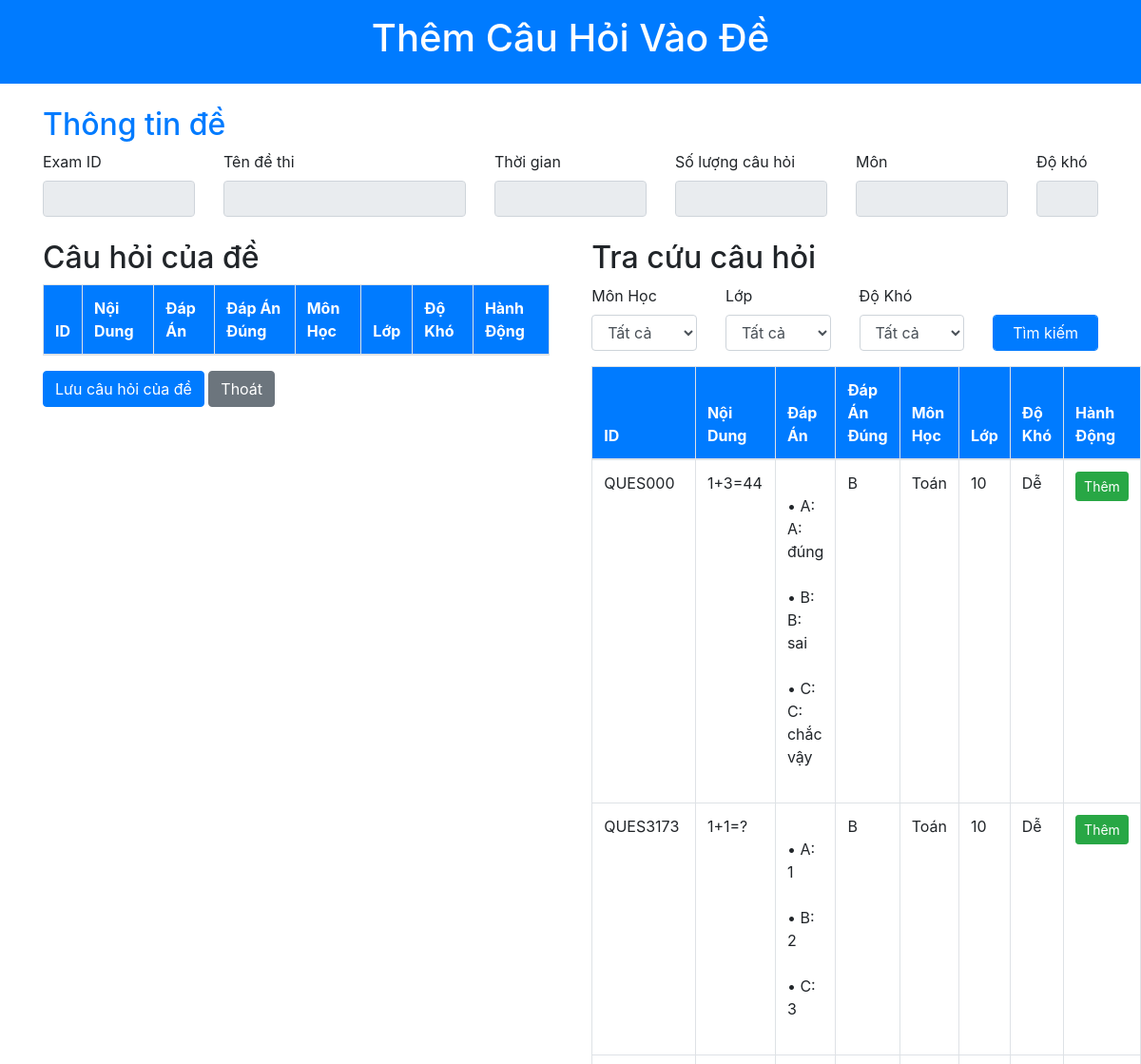
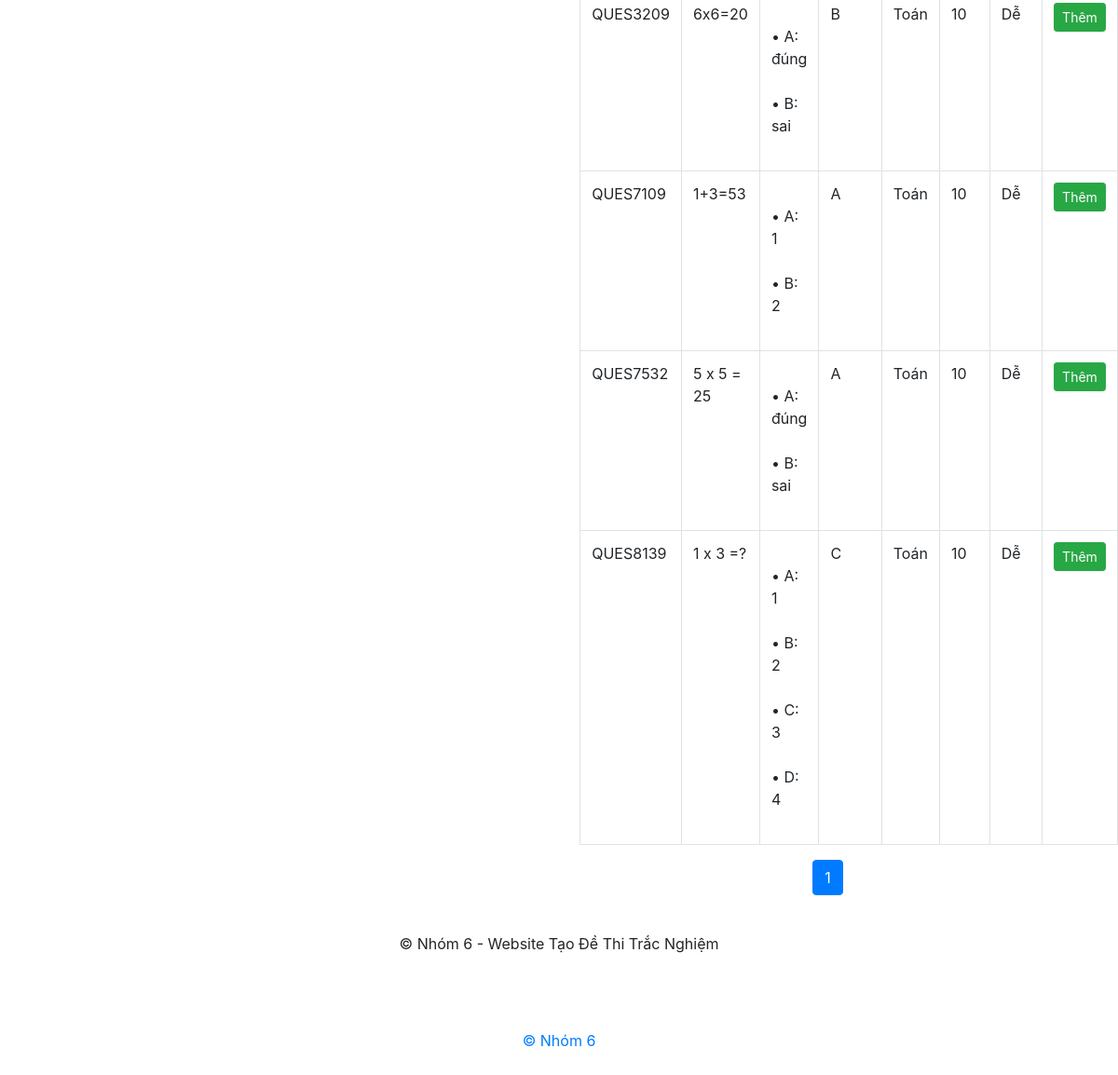
Screenshot of /PageAdmin/PAddQToE.php with the database file from the repository (2 pictures, top to bottom).
### tables this page shows
CREATE TABLE `questions` (
  `QuesId` varchar(10) NOT NULL,
  `QuesTitle` text NOT NULL,
  `Difficult` varchar(100) DEFAULT NULL,
  `Answer1` text DEFAULT NULL,
  `Answer2` text DEFAULT NULL,
  `Answer3` text DEFAULT NULL,
  `Answer4` text DEFAULT NULL,
  `Correct` varchar(10) DEFAULT NULL,
  `Class` int(11) DEFAULT NULL,
  `Subject` varchar(100) DEFAULT NULL
);

### PageAdmin/PAddQToE.php (the view, shortened to what this page needs)
<?php
include('../conn/conn_database.php');
$examId = $_GET['examid'] ?? '';
$sql_exam_info = "SELECT * FROM Exams WHERE ExamId = ?";
$stmt_exam_info = $conn->prepare($sql_exam_info);
$stmt_exam_info->bind_param("s", $examId);
$stmt_exam_info->execute();
$result_exam_info = $stmt_exam_info->get_result();
$exam_info = $result_exam_info->fetch_assoc();
$examTitle = $exam_info['ExamTitle'] ?? '';
$duration = $exam_info['Duration'] ?? '';
$numOfQues = $exam_info['NumOfQues'] ?? '';
$subject = $exam_info['Subject'] ?? '';
$difficult = $exam_info['Difficult'] ?? '';
$limit_search_questions = 10;
$page_search_questions = isset($_GET['page_search_questions']) ? (int)$_GET['page_search_questions'] : 1;
$offset_search_questions = ($page_search_questions - 1) * $limit_search_questions;
$sql_search_questions = "SELECT * FROM Questions LIMIT ? OFFSET ?";
$stmt_search_questions = $conn->prepare($sql_search_questions);
$stmt_search_questions->bind_param("ii", $limit_search_questions, $offset_search_questions);
$stmt_search_questions->execute();
$result_search_questions = $stmt_search_questions->get_result();
$sql_count_search_questions = "SELECT COUNT(*) FROM Questions";
$result_count_search_questions = $conn->query($sql_count_search_questions);
$total_search_questions = $result_count_search_questions->fetch_row()[0];
$totalPages_search_questions = ceil($total_search_questions / $limit_search_questions);
?>
<!DOCTYPE html>
<html lang="en">
<head>
        <link rel="stylesheet" href="https://maxcdn.bootstrapcdn.com/bootstrap/4.5.2/css/bootstrap.min.css">
  </head>
 <body>
    <header class="bg-primary text-white text-center py-3">
         <h1>Thêm Câu Hỏi Vào Đề</h1>
    </header>
        <div class="container mt-4">
            <h2 class="text-primary">Thông tin đề</h2>
            <form id="form">
                <div class="row mb-3">
                    <div class="col-md-2">
                        <label for="examId" class="form-label">Exam ID</label>
                        <input type="text" id="examId" name="examId" class="form-control" value="<?php echo htmlspecialchars($examId); ?>" readonly>
                    </div>
                    <div class="col-md-3">
                        <label for="examTitle" class="form-label">Tên đề thi</label>
                        <input type="text" id="examTitle" name="examTitle" class="form-control" value="<?php echo htmlspecialchars($examTitle); ?>" readonly>
                    </div>
                    <div class="col-md-2">
                        <label for="duration" class="form-label">Thời gian</label>
                        <input type="text" id="duration" name="duration" class="form-control" value="<?php echo htmlspecialchars($duration); ?>" readonly>
                    </div>
                    <div class="col-md-2">
                        <label for="numOfQues" class="form-label">Số lượng câu hỏi</label>
                        <input type="text" id="numOfQues" name="numOfQues" class="form-control" value="<?php echo htmlspecialchars($numOfQues); ?>" readonly>
                    </div>
                    <div class="col-md-2">
                        <label for="subject" class="form-label">Môn</label>
                        <input type="text" id="subject" name="subject" class="form-control" value="<?php echo htmlspecialchars($subject); ?>" readonly>
                    </div>
                    <div class="col-md-1">
                        <label for="difficult" class="form-label">Độ khó</label>
                        <input type="text" id="difficult" name="difficult" class="form-control" value="<?php echo htmlspecialchars($difficult); ?>" readonly>
                    </div>
                </div>
            </form>
        </div>
      <div class="container mt-4">
        <div class="table-container">
        <div class="table-wrapper">
            <h2>Câu hỏi của đề</h2>
            <table class="table table-bordered" id="question-table">
                <thead class="bg-primary text-white">
                    <tr>
                        <th>ID</th>
                        <th>Nội Dung</th>
                        <th>Đáp Án</th>
                        <th>Đáp Án Đúng</th>
                        <th>Môn Học</th>
                        <th>Lớp</th>
                        <th>Độ Khó</th>
                        <th>Hành Động</th>
                    </tr>
                </thead>
            </table>
            <button id="save-exam-questions" class="btn btn-primary">Lưu câu hỏi của đề</button>
            <button id="exit-add-questions" class="btn btn-secondary">Thoát</button>
        </div>
        <div class="table-wrapper">
            <h2>Tra cứu câu hỏi</h2>
            <form method="get" action="PAddQToE.php">
                <div class="row mb-3">
                    <div class="col-md-3">
                        <label for="subjectFilter" class="form-label">Môn Học</label>
                        <select id="subjectFilter" name="subjectFilter" class="form-control">
                            <option value="">Tất cả</option>
                        </select>
                    </div>
                    <div class="col-md-3">
                        <label for="classFilter" class="form-label">Lớp</label>
                        <select id="classFilter" name="classFilter" class="form-control">
                            <option value="">Tất cả</option>
                        </select>
                    </div>
                    <div class="col-md-3">
                        <label for="difficultyFilter" class="form-label">Độ Khó</label>
                        <select id="difficultyFilter" name="difficultyFilter" class="form-control">
                            <option value="">Tất cả</option>
                        </select>
                    </div>
                    <div class="col-md-3">
                        <label class="form-label">&nbsp;</label>
                        <button type="submit" class="btn btn-primary form-control">Tìm kiếm</button>
                    </div>
                </div>
            </form>
            <table class="table table-bordered" id="search-question-table">
                <thead class="bg-primary text-white">
                    <tr>
                        <th>ID</th>
                        <th>Nội Dung</th>
                        <th>Đáp Án</th>
                        <th>Đáp Án Đúng</th>
                        <th>Môn Học</th>
                        <th>Lớp</th>
                        <th>Độ Khó</th>
                        <th>Hành Động</th>
                    </tr>
                </thead>
                <tbody>
                    <?php if ($result_search_questions && $result_search_questions->num_rows > 0): ?>
                        <?php while ($row = $result_search_questions->fetch_assoc()): ?>
                            <tr>
                                <td><?php echo htmlspecialchars($row["QuesId"]); ?></td>
                                <td><?php echo htmlspecialchars($row["QuesTitle"]); ?></td>
                                <td class="answer-list">
                                    • A: <?php echo htmlspecialchars($row["Answer1"]); ?><br>
                                    • B: <?php echo htmlspecialchars($row["Answer2"]); ?><br>
                                    <?php if (isset($row['Answer3']) && !empty($row['Answer3'])): ?>
                                        • C: <?php echo htmlspecialchars($row["Answer3"]); ?><br>
                                    <?php endif; ?>
                                    <?php if (isset($row["Answer4"]) && !empty($row["Answer4"])): ?>
                                        • D: <?php echo htmlspecialchars($row["Answer4"]); ?><br>
                                    <?php endif; ?>
                                </td>
                                <td><?php echo ['A', 'B', 'C', 'D'][$row["Correct"] - 1]; ?></td>
                                <td><?php echo htmlspecialchars($row["Subject"]); ?></td>
                                <td><?php echo htmlspecialchars($row["Class"]); ?></td>
                                <td><?php echo htmlspecialchars($row["Difficult"]); ?></td>
                                <td>
                                    <button class="btn btn-sm btn-success add-btn" onclick="addQuestionToExam('<?= $row['QuesId'] ?>', '<?= $examId ?>')">Thêm</button>
                                </td>
                            </tr>
                        <?php endwhile; ?>
                    <?php else: ?>
                        <tr>
                            <td colspan="8" style="text-align:center">Không có câu hỏi nào.</td>
                        </tr>
                    <?php endif; ?>
                </tbody>
            </table>
            <nav aria-label="Page navigation example">
                <ul class="pagination justify-content-center" id="search_questions_pagination">
                    <?php for ($i = 1; $i <= $totalPages_search_questions; $i++): ?>
                        <li class="page-item <?php if ($i == $page_search_questions) echo 'active'; ?>">
                            <a class="page-link" href="<?php echo $_SERVER['PHP_SELF'] . '?examid=' . $examId . '&page_search_questions=' . $i ?>"><?php echo $i; ?></a>
                        </li>
                    <?php endfor; ?>
                </ul>
            </nav>
        </div>
        </div>
</div>
    <footer class="text-center py-4">
        <p>© Nhóm 6 - Website Tạo Đề Thi Trắc Nghiệm</p>
    </footer>
</body>
</html>
<?php
include('../template/Tfooter.php');
?>

### PageAdmin/PAddQToE.php (style rules this page uses)
.answer-list { white-space: pre-line; }
.table-container { display: flex; justify-content: space-between; }
.table-wrapper { width: 48%; }

### rows the page displays
questions: QuesId "QUES000", QuesTitle "1+3=44", Answer1 "A: đúng", Answer2 "B: sai", Answer3 "C: chắc vậy", Correct "B", Subject "Toán", Class "10", Difficult "Dễ"
questions: QuesId "QUES3173", QuesTitle "1+1=?", Answer1 "1", Answer2 "2", Answer3 "3", Correct "B", Subject "Toán", Class "10", Difficult "Dễ"
questions: QuesId "QUES3209", QuesTitle "6x6=20", Answer1 "đúng", Answer2 "sai", Correct "B", Subject "Toán", Class "10", Difficult "Dễ"
questions: QuesId "QUES7109", QuesTitle "1+3=53", Answer1 "1", Answer2 "2", Correct "A", Subject "Toán", Class "10", Difficult "Dễ"
questions: QuesId "QUES7532", QuesTitle "5 x 5 = 25", Answer1 "đúng", Answer2 "sai", Correct "A", Subject "Toán", Class "10", Difficult "Dễ"
questions: QuesId "QUES8139", QuesTitle "1 x 3 =?", Answer1 "1", Answer2 "2", Answer3 "3", Answer4 "4", Correct "C", Subject "Toán", Class "10", Difficult "Dễ"
